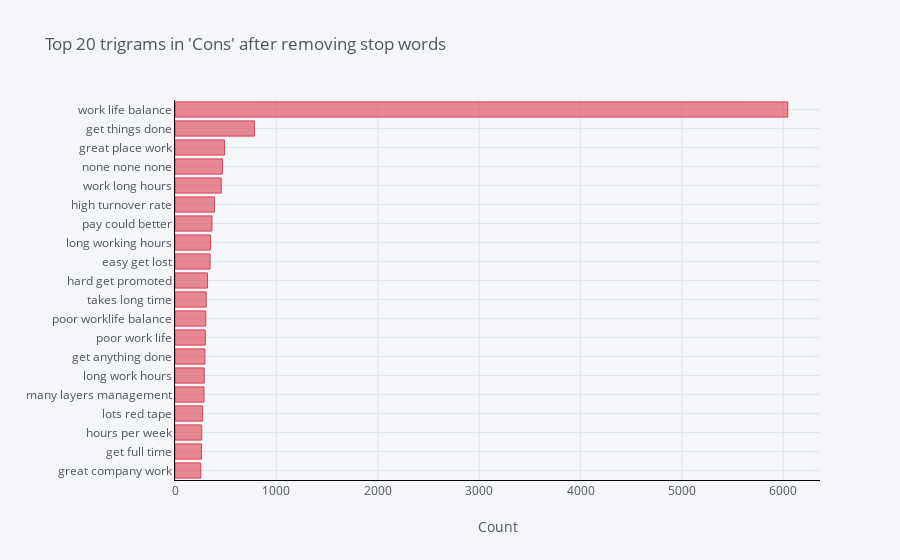

The cell this chart's notebook holds for it:
### Code cell
df4.groupby('cons').sum()['count'].sort_values(ascending=True).iplot(
    kind='bar', xTitle='Count', linecolor='black',orientation = 'h', color='red', title="Top 20 trigrams in 'Cons' after removing stop words")

### Figure 1 — Plotly figure (JSON) as saved in the notebook; plotly's stock layout.template omitted (floating-point values rounded to 4 significant figures)
{"data": [{"marker": {"color": "rgba(219, 64, 82, 0.6)", "line": {"color": "rgba(219, 64, 82, 1.0)", "width": 1}}, "name": "count", "orientation": "h", "text": "", "type": "bar", "x": [255, 261, 264, 273, 286, 289, 295, 299, 303, 308, 321, 346, 351, 365, 389, 456, 469, 489, 783, 6044], "y": ["great company work", "get full time", "hours per week", "lots red tape", "many layers management", "long work hours", "get anything done", "poor work life", "poor worklife balance", "takes long time", "hard get promoted", "easy get lost", "long working hours", "pay could better", "high turnover rate", "work long hours", "none none none", "great place work", "get things done", "work life balance"]}], "layout": {"legend": {"bgcolor": "#F5F6F9", "font": {"color": "#4D5663"}}, "paper_bgcolor": "#F5F6F9", "plot_bgcolor": "#F5F6F9", "title": {"font": {"color": "#4D5663"}, "text": "Top 20 trigrams in 'Cons' after removing stop words"}, "xaxis": {"gridcolor": "#E1E5ED", "linecolor": "black", "showgrid": true, "tickfont": {"color": "#4D5663"}, "title": {"font": {"color": "#4D5663"}, "text": "Count"}, "zerolinecolor": "#E1E5ED"}, "yaxis": {"gridcolor": "#E1E5ED", "linecolor": "black", "showgrid": true, "tickfont": {"color": "#4D5663"}, "title": {"font": {"color": "#4D5663"}, "text": ""}, "zerolinecolor": "#E1E5ED"}}}
